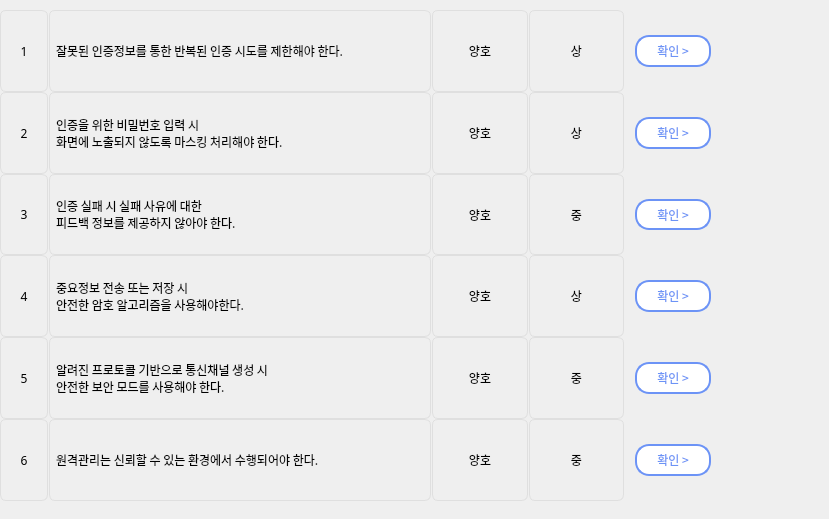
    <widget class="QWidget" name="scrollAreaWidgetContents">
     <property name="geometry">
      <rect>
       <x>0</x>
       <y>-47</y>
       <width>829</width>
       <height>519</height>
      </rect>
     </property>
     <property name="minimumSize">
      <size>
       <width>0</width>
       <height>519</height>
      </size>
     </property>
     <property name="maximumSize">
      <size>
       <width>16777215</width>
       <height>15777215</height>
      </size>
     </property>
     <property name="font">
      <font>
       <kerning>true</kerning>
      </font>
     </property>
     <widget class="QWidget" name="gridLayoutWidget_6">
      <property name="geometry">
       <rect>
        <x>0</x>
        <y>10</y>
        <width>721</width>
        <height>491</height>
       </rect>
      </property>
      <layout class="QGridLayout" name="gridLayout_10" columnstretch="1,8,2,2,2">
       <property name="sizeConstraint">
        <enum>QLayout::SetDefaultConstraint</enum>
       </property>
       <property name="leftMargin">
        <number>0</number>
       </property>
       <property name="topMargin">
        <number>0</number>
       </property>
       <property name="horizontalSpacing">
        <number>1</number>
       </property>
       <property name="verticalSpacing">
        <number>0</number>
       </property>
       <item row="2" column="3">
        <widget class="QLabel" name="label_298">
         <property name="font">
          <font>
           <family>AppleSDGothicNeoM00</family>
          </font>
         </property>
         <property name="styleSheet">
          <string notr="true">border: 1px solid rgb(223, 223, 223);
border-radius: 6px</string>
         </property>
         <property name="text">
          <string>상</string>
         </property>
         <property name="alignment">
          <set>Qt::AlignCenter</set>
         </property>
        </widget>
       </item>
       <item row="2" column="1">
        <widget class="QLabel" name="label_299">
         <property name="font">
          <font>
           <family>AppleSDGothicNeoM00</family>
          </font>
         </property>
         <property name="styleSheet">
          <string notr="true">border: 1px solid rgb(223, 223, 223);
border-radius: 6px;
padding-left: 3px;</string>
         </property>
         <property name="text">
          <string>인증을 위한 비밀번호 입력 시
화면에 노출되지 않도록 마스킹 처리해야 한다.</string>
         </property>
         <property name="alignment">
          <set>Qt::AlignLeading|Qt::AlignLeft|Qt::AlignVCenter</set>
         </property>
        </widget>
       </item>
       <item row="3" column="2">
        <widget class="QLabel" name="label_300">
         <property name="font">
          <font>
           <family>AppleSDGothicNeoM00</family>
          </font>
         </property>
         <property name="styleSheet">
          <string notr="true">border: 1px solid rgb(223, 223, 223);
border-radius: 6px</string>
         </property>
         <property name="text">
          <string>양호</string>
         </property>
         <property name="alignment">
          <set>Qt::AlignCenter</set>
         </property>
        </widget>
       </item>
       <item row="2" column="2">
        <widget class="QLabel" name="label_301">
         <property name="font">
          <font>
           <family>AppleSDGothicNeoM00</family>
          </font>
         </property>
         <property name="styleSheet">
          <string notr="true">border: 1px solid rgb(223, 223, 223);
border-radius: 6px</string>
         </property>
         <property name="text">
          <string>양호</string>
         </property>
         <property name="alignment">
          <set>Qt::AlignCenter</set>
         </property>
        </widget>
       </item>
       <item row="5" column="2">
        <widget class="QLabel" name="label_302">
         <property name="font">
          <font>
           <family>AppleSDGothicNeoM00</family>
          </font>
         </property>
         <property name="styleSheet">
          <string notr="true">border: 1px solid rgb(223, 223, 223);
border-radius: 6px</string>
         </property>
         <property name="text">
          <string>양호</string>
         </property>
         <property name="alignment">
          <set>Qt::AlignCenter</set>
         </property>
        </widget>
       </item>
       <item row="5" column="3">
        <widget class="QLabel" name="label_303">
         <property name="font">
          <font>
           <family>AppleSDGothicNeoM00</family>
          </font>
         </property>
         <property name="styleSheet">
          <string notr="true">border: 1px solid rgb(223, 223, 223);
border-radius: 6px</string>
         </property>
         <property name="text">
          <string>중</string>
         </property>
         <property name="alignment">
          <set>Qt::AlignCenter</set>
         </property>
        </widget>
       </item>
       <item row="4" column="2">
        <widget class="QLabel" name="label_304">
         <property name="font">
          <font>
           <family>AppleSDGothicNeoM00</family>
          </font>
         </property>
         <property name="styleSheet">
          <string notr="true">border: 1px solid rgb(223, 223, 223);
border-radius: 6px</string>
         </property>
         <property name="text">
          <string>양호</string>
         </property>
         <property name="alignment">
          <set>Qt::AlignCenter</set>
         </property>
        </widget>
       </item>
       <item row="4" column="4">
        <widget class="QPushButton" name="pushButton_83">
         <property name="sizePolicy">
          <sizepolicy hsizetype="Minimum" vsizetype="Minimum">
           <horstretch>0</horstretch>
           <verstretch>0</verstretch>
          </sizepolicy>
         </property>
         <property name="sizeIncrement">
          <size>
           <width>0</width>
           <height>0</height>
          </size>
         </property>
         <property name="font">
          <font>
           <family>AppleSDGothicNeoM00</family>
           <pointsize>9</pointsize>
          </font>
         </property>
         <property name="cursor">
          <cursorShape>PointingHandCursor</cursorShape>
         </property>
         <property name="layoutDirection">
          <enum>Qt::LeftToRight</enum>
         </property>
         <property name="styleSheet">
          <string notr="true">QPushButton {
            background-color : rgb(255, 255, 255);
            color : rgb(108, 147, 246);
            border: 2px solid rgb(108, 147, 246);
            margin-left:10px;
            margin-right:10px;
            margin-top:25px;
            margin-bottom:25px;
            border-radius:14px
        }
        QPushButton:hover {
            background-color : rgb(108, 147, 246);
            color : rgb(255, 255, 255);
            border: 2px solid rgb(108, 147, 246);
            margin-left:10px;
            margin-right:10px;
            margin-top:25px;
            margin-bottom:25px;
            border-radius:14px
        }</string>
         </property>
         <property name="text">
          <string>확인 &gt;</string>
         </property>
         <property name="iconSize">
          <size>
           <width>9</width>
           <height>20</height>
          </size>
         </property>
        </widget>
       </item>
       <item row="4" column="1">
        <widget class="QLabel" name="label_305">
         <property name="font">
          <font>
           <family>AppleSDGothicNeoM00</family>
          </font>
         </property>
         <property name="styleSheet">
          <string notr="true">border: 1px solid rgb(223, 223, 223);
border-radius: 6px;
padding-left: 3px;</string>
         </property>
         <property name="text">
          <string>중요정보 전송 또는 저장 시
안전한 암호 알고리즘을 사용해야한다.</string>
         </property>
         <property name="alignment">
          <set>Qt::AlignLeading|Qt::AlignLeft|Qt::AlignVCenter</set>
         </property>
        </widget>
       </item>
       <item row="6" column="2">
        <widget class="QLabel" name="label_306">
         <property name="font">
          <font>
           <family>AppleSDGothicNeoM00</family>
          </font>
         </property>
         <property name="styleSheet">
          <string notr="true">border: 1px solid rgb(223, 223, 223);
border-radius: 6px</string>
         </property>
         <property name="text">
          <string>양호</string>
         </property>
         <property name="alignment">
          <set>Qt::AlignCenter</set>
         </property>
        </widget>
       </item>
       <item row="6" column="3">
        <widget class="QLabel" name="label_307">
         <property name="font">
          <font>
           <family>AppleSDGothicNeoM00</family>
          </font>
         </property>
         <property name="styleSheet">
          <string notr="true">border: 1px solid rgb(223, 223, 223);
border-radius: 6px</string>
         </property>
         <property name="text">
          <string>중</string>
         </property>
         <property name="alignment">
          <set>Qt::AlignCenter</set>
         </property>
        </widget>
       </item>
       <item row="6" column="4">
        <widget class="QPushButton" name="pushButton_84">
         <property name="sizePolicy">
          <sizepolicy hsizetype="Minimum" vsizetype="Minimum">
           <horstretch>0</horstretch>
           <verstretch>0</verstretch>
          </sizepolicy>
         </property>
         <property name="sizeIncrement">
          <size>
           <width>0</width>
           <height>0</height>
          </size>
         </property>
         <property name="font">
          <font>
           <family>AppleSDGothicNeoM00</family>
           <pointsize>9</pointsize>
          </font>
         </property>
         <property name="cursor">
          <cursorShape>PointingHandCursor</cursorShape>
         </property>
         <property name="layoutDirection">
          <enum>Qt::LeftToRight</enum>
         </property>
         <property name="styleSheet">
          <string notr="true">QPushButton {
            background-color : rgb(255, 255, 255);
            color : rgb(108, 147, 246);
            border: 2px solid rgb(108, 147, 246);
            margin-left:10px;
            margin-right:10px;
            margin-top:25px;
            margin-bottom:25px;
            border-radius:14px
        }
        QPushButton:hover {
            background-color : rgb(108, 147, 246);
            color : rgb(255, 255, 255);
            border: 2px solid rgb(108, 147, 246);
            margin-left:10px;
            margin-right:10px;
            margin-top:25px;
            margin-bottom:25px;
            border-radius:14px
        }</string>
         </property>
         <property name="text">
          <string>확인 &gt;</string>
         </property>
         <property name="iconSize">
          <size>
           <width>9</width>
           <height>20</height>
          </size>
         </property>
        </widget>
       </item>
       <item row="6" column="1">
        <widget class="QLabel" name="label_308">
         <property name="font">
          <font>
           <family>AppleSDGothicNeoM00</family>
          </font>
         </property>
         <property name="styleSheet">
          <string notr="true">border: 1px solid rgb(223, 223, 223);
border-radius: 6px;
padding-left: 3px;</string>
         </property>
         <property name="text">
          <string>원격관리는 신뢰할 수 있는 환경에서 수행되어야 한다.</string>
         </property>
         <property name="alignment">
          <set>Qt::AlignLeading|Qt::AlignLeft|Qt::AlignVCenter</set>
         </property>
        </widget>
       </item>
       <item row="0" column="1">
        <widget class="QLabel" name="label_309">
         <property name="font">
          <font>
           <family>AppleSDGothicNeoM00</family>
          </font>
         </property>
         <property name="styleSheet">
          <string notr="true">border: 1px solid rgb(223, 223, 223);
border-radius: 6px;
padding-left: 3px;</string>
         </property>
         <property name="text">
          <string>잘못된 인증정보를 통한 반복된 인증 시도를 제한해야 한다.</string>
         </property>
         <property name="alignment">
          <set>Qt::AlignLeading|Qt::AlignLeft|Qt::AlignVCenter</set>
         </property>
        </widget>
       </item>
       <item row="6" column="0">
        <widget class="QLabel" name="label_310">
         <property name="font">
          <font>
           <family>AppleSDGothicNeoM00</family>
          </font>
         </property>
         <property name="styleSheet">
          <string notr="true">border: 1px solid rgb(223, 223, 223);
border-radius: 6px</string>
         </property>
         <property name="text">
          <string>6</string>
         </property>
         <property name="alignment">
          <set>Qt::AlignCenter</set>
         </property>
        </widget>
       </item>
       <item row="0" column="4">
        <layout class="QVBoxLayout" name="verticalLayout_11">
         <property name="spacing">
          <number>7</number>
         </property>
         <item>
          <widget class="QPushButton" name="pushButton_85">
           <property name="sizePolicy">
            <sizepolicy hsizetype="Minimum" vsizetype="Minimum">
             <horstretch>0</horstretch>
             <verstretch>0</verstretch>
            </sizepolicy>
           </property>
           <property name="sizeIncrement">
            <size>
             <width>0</width>
             <height>0</height>
            </size>
           </property>
           <property name="font">
            <font>
             <family>AppleSDGothicNeoM00</family>
             <pointsize>9</pointsize>
            </font>
           </property>
           <property name="cursor">
            <cursorShape>PointingHandCursor</cursorShape>
           </property>
           <property name="layoutDirection">
            <enum>Qt::LeftToRight</enum>
           </property>
           <property name="styleSheet">
            <string notr="true">QPushButton {
            background-color : rgb(255, 255, 255);
            color : rgb(108, 147, 246);
            border: 2px solid rgb(108, 147, 246);
            margin-left:10px;
            margin-right:10px;
            margin-top:25px;
            margin-bottom:25px;
            border-radius:14px
        }
        QPushButton:hover {
            background-color : rgb(108, 147, 246);
            color : rgb(255, 255, 255);
            border: 2px solid rgb(108, 147, 246);
            margin-left:10px;
            margin-right:10px;
            margin-top:25px;
            margin-bottom:25px;
            border-radius:14px
        }</string>
           </property>
           <property name="text">
            <string>확인 &gt;</string>
           </property>
           <property name="iconSize">
            <size>
             <width>9</width>
             <height>20</height>
            </size>
           </property>
          </widget>
         </item>
        </layout>
       </item>
       <item row="0" column="3">
        <widget class="QLabel" name="label_311">
         <property name="font">
          <font>
           <family>AppleSDGothicNeoM00</family>
          </font>
         </property>
         <property name="styleSheet">
          <string notr="true">border: 1px solid rgb(223, 223, 223);
border-radius: 6px</string>
         </property>
         <property name="text">
          <string>상</string>
         </property>
         <property name="alignment">
          <set>Qt::AlignCenter</set>
         </property>
        </widget>
       </item>
       <item row="3" column="1">
        <widget class="QLabel" name="label_312">
         <property name="font">
          <font>
           <family>AppleSDGothicNeoM00</family>
          </font>
         </property>
         <property name="styleSheet">
          <string notr="true">border: 1px solid rgb(223, 223, 223);
border-radius: 6px;
padding-left: 3px;</string>
         </property>
         <property name="text">
          <string>인증 실패 시 실패 사유에 대한
피드백 정보를 제공하지 않아야 한다.</string>
         </property>
         <property name="alignment">
          <set>Qt::AlignLeading|Qt::AlignLeft|Qt::AlignVCenter</set>
         </property>
        </widget>
       </item>
       <item row="3" column="0">
        <widget class="QLabel" name="label_313">
         <property name="font">
          <font>
           <family>AppleSDGothicNeoM00</family>
          </font>
         </property>
         <property name="styleSheet">
          <string notr="true">border: 1px solid rgb(223, 223, 223);
border-radius: 6px</string>
         </property>
         <property name="text">
          <string>3</string>
         </property>
         <property name="alignment">
          <set>Qt::AlignCenter</set>
         </property>
        </widget>
       </item>
       <item row="4" column="0">
        <widget class="QLabel" name="label_314">
         <property name="font">
          <font>
           <family>AppleSDGothicNeoM00</family>
          </font>
         </property>
         <property name="styleSheet">
          <string notr="true">border: 1px solid rgb(223, 223, 223);
border-radius: 6px</string>
         </property>
         <property name="text">
          <string>4</string>
         </property>
         <property name="alignment">
          <set>Qt::AlignCenter</set>
         </property>
        </widget>
       </item>
       <item row="2" column="0">
        <widget class="QLabel" name="label_315">
         <property name="font">
          <font>
           <family>AppleSDGothicNeoM00</family>
          </font>
         </property>
         <property name="styleSheet">
          <string notr="true">border: 1px solid rgb(223, 223, 223);
border-radius: 6px</string>
         </property>
         <property name="text">
          <string>2</string>
         </property>
         <property name="alignment">
          <set>Qt::AlignCenter</set>
         </property>
        </widget>
       </item>
       <item row="5" column="0">
        <widget class="QLabel" name="label_316">
         <property name="font">
          <font>
           <family>AppleSDGothicNeoM00</family>
          </font>
         </property>
         <property name="styleSheet">
          <string notr="true">border: 1px solid rgb(223, 223, 223);
border-radius: 6px</string>
         </property>
         <property name="text">
          <string>5</string>
         </property>
         <property name="alignment">
          <set>Qt::AlignCenter</set>
         </property>
        </widget>
       </item>
       <item row="4" column="3">
        <widget class="QLabel" name="label_317">
         <property name="font">
          <font>
           <family>AppleSDGothicNeoM00</family>
          </font>
         </property>
         <property name="styleSheet">
          <string notr="true">border: 1px solid rgb(223, 223, 223);
border-radius: 6px</string>
         </property>
         <property name="text">
          <string>상</string>
         </property>
         <property name="alignment">
          <set>Qt::AlignCenter</set>
         </property>
        </widget>
       </item>
       <item row="2" column="4">
        <widget class="QPushButton" name="pushButton_86">
         <property name="sizePolicy">
          <sizepolicy hsizetype="Minimum" vsizetype="Minimum">
           <horstretch>0</horstretch>
           <verstretch>0</verstretch>
          </sizepolicy>
         </property>
         <property name="sizeIncrement">
          <size>
           <width>0</width>
           <height>0</height>
          </size>
         </property>
         <property name="font">
          <font>
           <family>AppleSDGothicNeoM00</family>
           <pointsize>9</pointsize>
          </font>
         </property>
         <property name="cursor">
          <cursorShape>PointingHandCursor</cursorShape>
         </property>
         <property name="layoutDirection">
          <enum>Qt::LeftToRight</enum>
         </property>
         <property name="styleSheet">
          <string notr="true">QPushButton {
            background-color : rgb(255, 255, 255);
            color : rgb(108, 147, 246);
            border: 2px solid rgb(108, 147, 246);
            margin-left:10px;
            margin-right:10px;
            margin-top:25px;
            margin-bottom:25px;
            border-radius:14px
        }
        QPushButton:hover {
            background-color : rgb(108, 147, 246);
            color : rgb(255, 255, 255);
            border: 2px solid rgb(108, 147, 246);
            margin-left:10px;
            margin-right:10px;
            margin-top:25px;
            margin-bottom:25px;
            border-radius:14px
        }</string>
         </property>
         <property name="text">
          <string>확인 &gt;</string>
         </property>
         <property name="iconSize">
          <size>
           <width>9</width>
           <height>20</height>
          </size>
         </property>
        </widget>
       </item>
       <item row="3" column="3">
        <widget class="QLabel" name="label_318">
         <property name="font">
          <font>
           <family>AppleSDGothicNeoM00</family>
          </font>
         </property>
         <property name="styleSheet">
          <string notr="true">border: 1px solid rgb(223, 223, 223);
border-radius: 6px</string>
         </property>
         <property name="text">
          <string>중</string>
         </property>
         <property name="alignment">
          <set>Qt::AlignCenter</set>
         </property>
        </widget>
       </item>
       <item row="3" column="4">
        <widget class="QPushButton" name="pushButton_87">
         <property name="sizePolicy">
          <sizepolicy hsizetype="Minimum" vsizetype="Minimum">
           <horstretch>0</horstretch>
           <verstretch>0</verstretch>
          </sizepolicy>
         </property>
         <property name="sizeIncrement">
          <size>
           <width>0</width>
           <height>0</height>
          </size>
         </property>
         <property name="font">
          <font>
           <family>AppleSDGothicNeoM00</family>
           <pointsize>9</pointsize>
          </font>
         </property>
         <property name="cursor">
          <cursorShape>PointingHandCursor</cursorShape>
         </property>
         <property name="layoutDirection">
          <enum>Qt::LeftToRight</enum>
         </property>
         <property name="styleSheet">
          <string notr="true">QPushButton {
            background-color : rgb(255, 255, 255);
            color : rgb(108, 147, 246);
            border: 2px solid rgb(108, 147, 246);
            margin-left:10px;
            margin-right:10px;
            margin-top:25px;
            margin-bottom:25px;
            border-radius:14px
        }
        QPushButton:hover {
            background-color : rgb(108, 147, 246);
            color : rgb(255, 255, 255);
            border: 2px solid rgb(108, 147, 246);
            margin-left:10px;
            margin-right:10px;
            margin-top:25px;
            margin-bottom:25px;
            border-radius:14px
        }</string>
         </property>
         <property name="text">
          <string>확인 &gt;</string>
         </property>
         <property name="iconSize">
          <size>
           <width>9</width>
           <height>20</height>
          </size>
         </property>
        </widget>
       </item>
       <item row="5" column="4">
        <widget class="QPushButton" name="pushButton_88">
         <property name="sizePolicy">
          <sizepolicy hsizetype="Minimum" vsizetype="Minimum">
           <horstretch>0</horstretch>
           <verstretch>0</verstretch>
          </sizepolicy>
         </property>
         <property name="sizeIncrement">
          <size>
           <width>0</width>
           <height>0</height>
          </size>
         </property>
         <property name="font">
          <font>
           <family>AppleSDGothicNeoM00</family>
           <pointsize>9</pointsize>
          </font>
         </property>
         <property name="cursor">
          <cursorShape>PointingHandCursor</cursorShape>
         </property>
         <property name="layoutDirection">
          <enum>Qt::LeftToRight</enum>
         </property>
         <property name="styleSheet">
          <string notr="true">QPushButton {
            background-color : rgb(255, 255, 255);
            color : rgb(108, 147, 246);
            border: 2px solid rgb(108, 147, 246);
            margin-left:10px;
            margin-right:10px;
            margin-top:25px;
            margin-bottom:25px;
            border-radius:14px
        }
        QPushButton:hover {
            background-color : rgb(108, 147, 246);
            color : rgb(255, 255, 255);
            border: 2px solid rgb(108, 147, 246);
            margin-left:10px;
            margin-right:10px;
            margin-top:25px;
            margin-bottom:25px;
            border-radius:14px
        }</string>
         </property>
         <property name="text">
          <string>확인 &gt;</string>
         </property>
         <property name="iconSize">
          <size>
           <width>9</width>
           <height>20</height>
          </size>
         </property>
        </widget>
       </item>
       <item row="0" column="2">
        <widget class="QLabel" name="label_319">
         <property name="font">
          <font>
           <family>AppleSDGothicNeoM00</family>
          </font>
         </property>
         <property name="styleSheet">
          <string notr="true">border: 1px solid rgb(223, 223, 223);
border-radius: 6px</string>
         </property>
         <property name="text">
          <string>양호</string>
         </property>
         <property name="alignment">
          <set>Qt::AlignCenter</set>
         </property>
        </widget>
       </item>
       <item row="5" column="1">
        <widget class="QLabel" name="label_320">
         <property name="font">
          <font>
           <family>AppleSDGothicNeoM00</family>
          </font>
         </property>
         <property name="styleSheet">
          <string notr="true">border: 1px solid rgb(223, 223, 223);
border-radius: 6px;
padding-left: 3px;</string>
         </property>
         <property name="text">
          <string>알려진 프로토콜 기반으로 통신채널 생성 시
안전한 보안 모드를 사용해야 한다.</string>
         </property>
         <property name="alignment">
          <set>Qt::AlignLeading|Qt::AlignLeft|Qt::AlignVCenter</set>
         </property>
        </widget>
       </item>
       <item row="0" column="0">
        <widget class="QLabel" name="label_321">
         <property name="font">
          <font>
           <family>AppleSDGothicNeoM00</family>
          </font>
         </property>
         <property name="styleSheet">
          <string notr="true">border: 1px solid rgb(223, 223, 223);
border-radius: 6px</string>
         </property>
         <property name="text">
          <string>1</string>
         </property>
         <property name="alignment">
          <set>Qt::AlignCenter</set>
         </property>
        </widget>
       </item>
      </layout>
     </widget>
    </widget>
